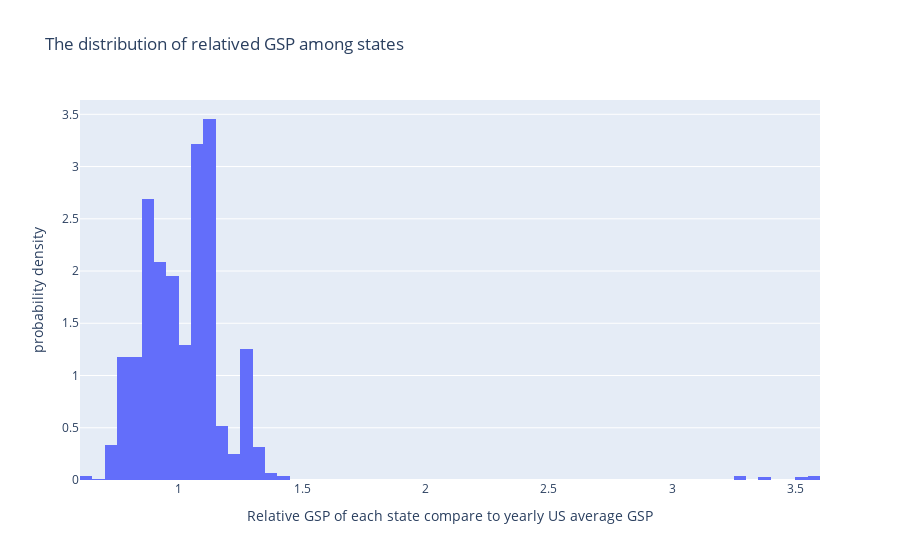

Notebook source saved alongside this figure:
### Markdown cell above
Since we talk about the possible imapcts of GSP on the power outage duration, let's look at the distribution of relative GSP of each state (__Univariate__)

### Code cell
# What is the tendency of the GSP power outage

fig1 = px.histogram(powerOutage, x="PC.REALGSP.REL",
             title="The distribution of relatived GSP among states",
             histnorm='probability density',
             labels={'PC.REALGSP.REL': 'Relative GSP of each state compare to yearly US average GSP'})

fig1.show()

### Figure 1 — Plotly figure (JSON) as saved in the notebook; plotly's stock layout.template omitted (floating-point values rounded to 4 significant figures; data arrays with more than 128 entries replaced by an {"elided": "..."} marker saying what was removed)
{"data": [{"alignmentgroup": "True", "bingroup": "x", "histnorm": "probability density", "hovertemplate": "Relative GSP of each state compare to yearly US average GSP=%{x}<br>probability density=%{y}<extra></extra>", "legendgroup": "", "marker": {"color": "#636efa", "pattern": {"shape": ""}}, "name": "", "offsetgroup": "", "orientation": "v", "showlegend": false, "type": "histogram", "x": {"elided": "1534 float values"}, "xaxis": "x", "yaxis": "y"}], "layout": {"barmode": "relative", "legend": {"tracegroupgap": 0}, "title": {"text": "The distribution of relatived GSP among states"}, "xaxis": {"anchor": "y", "domain": [0, 1], "title": {"text": "Relative GSP of each state compare to yearly US average GSP"}}, "yaxis": {"anchor": "x", "domain": [0, 1], "title": {"text": "probability density"}}}}
